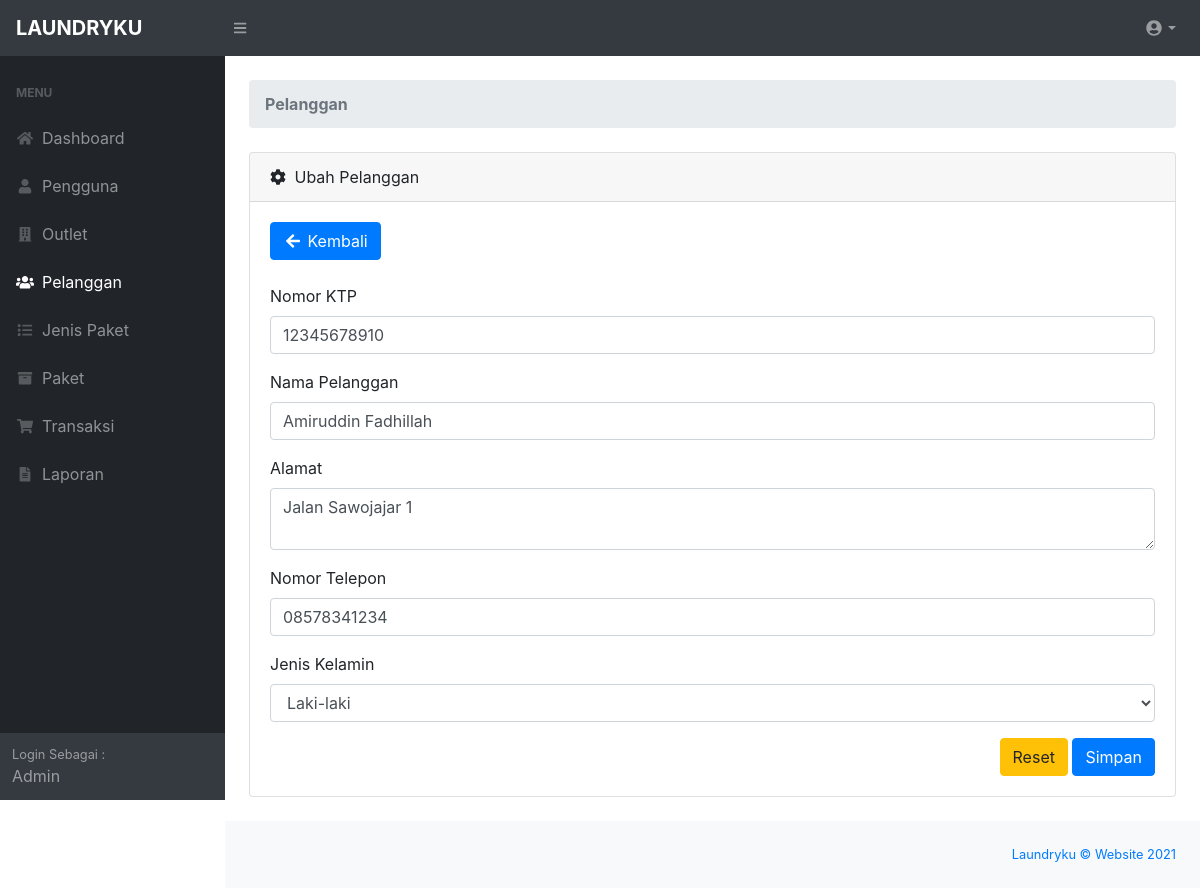
Screenshot of /admin/pelanggan_ubah.php?id=1 (signed in) with the database file from the repository.
### tables this page shows
CREATE TABLE `tb_member` (
  `id_member` int(11) NOT NULL,
  `nama_member` varchar(100) NOT NULL,
  `alamat_member` text NOT NULL,
  `jenis_kelamin` enum('L','P') NOT NULL,
  `telp_member` varchar(15) NOT NULL,
  `no_ktp` varchar(30) NOT NULL
);

### admin/functions.php (called while the page is built, shortened)
<?php
function ambilsatubaris($conn,$query){
    $db = mysqli_query($conn,$query);
    return mysqli_fetch_assoc($db);
}
?>

### admin/pelanggan_ubah.php (the view, shortened to what this page needs)
<?php
require 'functions.php';
$id_member = $_GET['id'];
$queryedit = "SELECT * FROM tb_member WHERE id_member = $id_member";
$edit = ambilsatubaris($conn,$queryedit);
require 'layout_header.php';
?>
<div id="layoutSidenav_content">
    <main>
        <div class="container-fluid">
            <ol class="breadcrumb mb-4">
                <li class="breadcrumb-item active"><b>Pelanggan</b></li>
            </ol>
            <div class="card mb-4">
                <div class="card-header">
                    <i class="fas fa-cog mr-1"></i>
                    Ubah Pelanggan
                </div>
                <div class="card-body">
                    <div class="col-m-6">
                        <a href="index_pelanggan.php" onclick="window.history.back();"
                            class="btn btn-primary box-title"><i class="fa fa-arrow-left fa-fw"></i> Kembali</a>
                    </div>
                    <br>
                    <div class="row">
                        <div class="col-md-12 col-lg-12 col-sm-12 col-xs-12">
                            <div class="white-box">
                                <form method="post" action="">
                                    <div class="form-group">
                                        <label>Nomor KTP</label>
                                        <input type="number" name="no_ktp" class="form-control"
                                            value="<?= $edit['no_ktp'] ?>">
                                    </div>
                                    <div class="form-group">
                                        <label>Nama Pelanggan</label>
                                        <input type="text" name="nama_member" class="form-control"
                                            value="<?= $edit['nama_member'] ?>">
                                    </div>
                                    <div class="form-group">
                                        <label>Alamat</label>
                                        <textarea name="alamat"
                                            class="form-control"><?= $edit['alamat_member'] ?></textarea>
                                    </div>
                                    <div class="form-group">
                                        <label>Nomor Telepon</label>
                                        <input type="number" name="no_tlp" class="form-control"
                                            value="<?= $edit['telp_member'] ?>">
                                    </div>
                                    <div class="form-group">
                                        <label>Jenis Kelamin</label>
                                        <select name="jk" class="form-control">
                                            <option value="L"
                                                <?php if($edit['jenis_kelamin']  == 'L'){echo "selected";} ?>>Laki-laki
                                            </option>
                                        </select>
                                    </div>
                                    <div class="text-right">
                                        <button type="reset" class="btn btn-warning">Reset</button>
                                        <button type="submit" name="btn-simpan" class="btn btn-primary">Simpan</button>
                                    </div>
                                </form>
                            </div>
                        </div>
                    </div>
                </div>
    </main>
    <?php
require'layout_footer.php';
?>

### rows the page displays
tb_member: no_ktp "12345678910", nama_member "Amiruddin Fadhillah", alamat "Jalan Sawojajar 1", no_tlp "08578341234", jk "Laki-laki"
